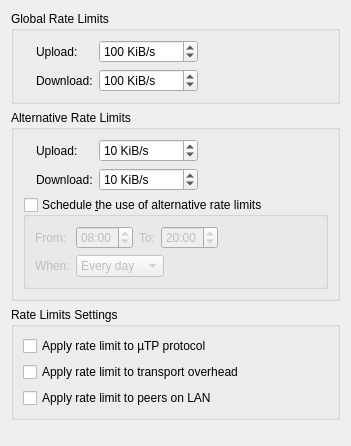
          <widget class="QWidget" name="scrollAreaWidgetContents_9">
           <property name="geometry">
            <rect>
             <x>0</x>
             <y>0</y>
             <width>351</width>
             <height>446</height>
            </rect>
           </property>
           <layout class="QVBoxLayout" name="verticalLayout_5">
            <item>
             <widget class="QGroupBox" name="rateLimitBox">
              <property name="title">
               <string>Global Rate Limits</string>
              </property>
              <layout class="QGridLayout" name="rateLimitBoxLayout">
               <item row="0" column="2">
                <widget class="QSpinBox" name="spinUploadLimit">
                 <property name="specialValueText">
                  <string>∞</string>
                 </property>
                 <property name="suffix">
                  <string> KiB/s</string>
                 </property>
                 <property name="maximum">
                  <number>2000000</number>
                 </property>
                 <property name="value">
                  <number>100</number>
                 </property>
                </widget>
               </item>
               <item row="1" column="2">
                <widget class="QSpinBox" name="spinDownloadLimit">
                 <property name="specialValueText">
                  <string>∞</string>
                 </property>
                 <property name="suffix">
                  <string> KiB/s</string>
                 </property>
                 <property name="maximum">
                  <number>2000000</number>
                 </property>
                 <property name="value">
                  <number>100</number>
                 </property>
                </widget>
               </item>
               <item row="0" column="0" rowspan="2">
                <widget class="QLabel" name="labelGlobalRate"/>
               </item>
               <item row="0" column="3">
                <spacer name="horizontalSpacer">
                 <property name="orientation">
                  <enum>Qt::Horizontal</enum>
                 </property>
                 <property name="sizeHint" stdset="0">
                  <size>
                   <width>40</width>
                   <height>20</height>
                  </size>
                 </property>
                </spacer>
               </item>
               <item row="0" column="1">
                <widget class="QLabel" name="label_10">
                 <property name="text">
                  <string>Upload:</string>
                 </property>
                </widget>
               </item>
               <item row="1" column="1">
                <widget class="QLabel" name="label_11">
                 <property name="text">
                  <string>Download:</string>
                 </property>
                </widget>
               </item>
              </layout>
             </widget>
            </item>
            <item>
             <widget class="QGroupBox" name="altRateLimitBox">
              <property name="title">
               <string>Alternative Rate Limits</string>
              </property>
              <layout class="QGridLayout" name="gridLayout_6">
               <item row="1" column="2">
                <widget class="QSpinBox" name="spinDownloadLimitAlt">
                 <property name="specialValueText">
                  <string>∞</string>
                 </property>
                 <property name="suffix">
                  <string> KiB/s</string>
                 </property>
                 <property name="maximum">
                  <number>2000000</number>
                 </property>
                 <property name="value">
                  <number>10</number>
                 </property>
                </widget>
               </item>
               <item row="0" column="0" rowspan="2">
                <widget class="QLabel" name="labelAltRate"/>
               </item>
               <item row="2" column="0" colspan="4">
                <widget class="QGroupBox" name="groupBoxSchedule">
                 <property name="title">
                  <string>Schedule &amp;the use of alternative rate limits</string>
                 </property>
                 <property name="checkable">
                  <bool>true</bool>
                 </property>
                 <property name="checked">
                  <bool>false</bool>
                 </property>
                 <layout class="QGridLayout" name="gridLayout_7">
                  <item row="0" column="0">
                   <widget class="QLabel" name="label_6">
                    <property name="toolTip">
                     <string>Start time</string>
                    </property>
                    <property name="text">
                     <string comment="From start time">From:</string>
                    </property>
                   </widget>
                  </item>
                  <item row="0" column="3">
                   <widget class="QTimeEdit" name="timeEditScheduleTo">
                    <property name="wrapping">
                     <bool>true</bool>
                    </property>
                    <property name="displayFormat">
                     <string notr="true">hh:mm</string>
                    </property>
                    <property name="time">
                     <time>
                      <hour>20</hour>
                      <minute>0</minute>
                      <second>0</second>
                     </time>
                    </property>
                   </widget>
                  </item>
                  <item row="0" column="2">
                   <widget class="QLabel" name="label_17">
                    <property name="toolTip">
                     <string>End time</string>
                    </property>
                    <property name="text">
                     <string comment="To end time">To:</string>
                    </property>
                   </widget>
                  </item>
                  <item row="0" column="1">
                   <widget class="QTimeEdit" name="timeEditScheduleFrom">
                    <property name="wrapping">
                     <bool>true</bool>
                    </property>
                    <property name="displayFormat">
                     <string notr="true">hh:mm</string>
                    </property>
                    <property name="calendarPopup">
                     <bool>false</bool>
                    </property>
                    <property name="time">
                     <time>
                      <hour>8</hour>
                      <minute>0</minute>
                      <second>0</second>
                     </time>
                    </property>
                   </widget>
                  </item>
                  <item row="1" column="0">
                   <widget class="QLabel" name="label_18">
                    <property name="text">
                     <string>When:</string>
                    </property>
                   </widget>
                  </item>
                  <item row="1" column="1" colspan="3">
                   <widget class="QComboBox" name="comboBoxScheduleDays">
                    <property name="sizePolicy">
                     <sizepolicy hsizetype="Fixed" vsizetype="Fixed">
                      <horstretch>0</horstretch>
                      <verstretch>0</verstretch>
                     </sizepolicy>
                    </property>
                    <item>
                     <property name="text">
                      <string>Every day</string>
                     </property>
                    </item>
                    <item>
                     <property name="text">
                      <string>Weekdays</string>
                     </property>
                    </item>
                    <item>
                     <property name="text">
                      <string>Weekends</string>
                     </property>
                    </item>
                   </widget>
                  </item>
                  <item row="0" column="4">
                   <spacer name="horizontalSpacer_8">
                    <property name="orientation">
                     <enum>Qt::Horizontal</enum>
                    </property>
                    <property name="sizeHint" stdset="0">
                     <size>
                      <width>40</width>
                      <height>20</height>
                     </size>
                    </property>
                   </spacer>
                  </item>
                 </layout>
                </widget>
               </item>
               <item row="0" column="2">
                <widget class="QSpinBox" name="spinUploadLimitAlt">
                 <property name="specialValueText">
                  <string>∞</string>
                 </property>
                 <property name="suffix">
                  <string> KiB/s</string>
                 </property>
                 <property name="maximum">
                  <number>2000000</number>
                 </property>
                 <property name="value">
                  <number>10</number>
                 </property>
                </widget>
               </item>
               <item row="0" column="3">
                <spacer name="horizontalSpacer_5">
                 <property name="orientation">
                  <enum>Qt::Horizontal</enum>
                 </property>
                 <property name="sizeHint" stdset="0">
                  <size>
                   <width>40</width>
                   <height>20</height>
                  </size>
                 </property>
                </spacer>
               </item>
               <item row="0" column="1">
                <widget class="QLabel" name="label_13">
                 <property name="text">
                  <string>Upload:</string>
                 </property>
                </widget>
               </item>
               <item row="1" column="1">
                <widget class="QLabel" name="label_14">
                 <property name="text">
                  <string>Download:</string>
                 </property>
                </widget>
               </item>
              </layout>
             </widget>
            </item>
            <item>
             <widget class="QGroupBox" name="rateLimitsGroupBox">
              <property name="title">
               <string>Rate Limits Settings</string>
              </property>
              <layout class="QVBoxLayout" name="verticalLayout_30">
               <item>
                <widget class="QCheckBox" name="checkLimituTPConnections">
                 <property name="text">
                  <string>Apply rate limit to µTP protocol</string>
                 </property>
                </widget>
               </item>
               <item>
                <widget class="QCheckBox" name="checkLimitTransportOverhead">
                 <property name="text">
                  <string>Apply rate limit to transport overhead</string>
                 </property>
                </widget>
               </item>
               <item>
                <widget class="QCheckBox" name="checkLimitLocalPeerRate">
                 <property name="text">
                  <string>Apply rate limit to peers on LAN</string>
                 </property>
                </widget>
               </item>
              </layout>
             </widget>
            </item>
            <item>
             <spacer name="verticalSpacer_2">
              <property name="orientation">
               <enum>Qt::Vertical</enum>
              </property>
              <property name="sizeHint" stdset="0">
               <size>
                <width>20</width>
                <height>40</height>
               </size>
              </property>
             </spacer>
            </item>
           </layout>
          </widget>
